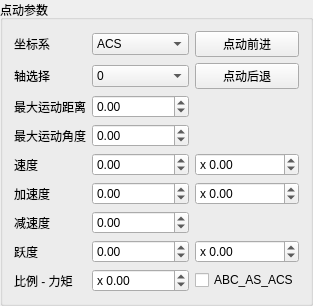
        <widget class="QGroupBox" name="groupBox_27">
         <property name="title">
          <string>点动参数</string>
         </property>
         <layout class="QGridLayout" name="gridLayout_2">
          <item row="0" column="2">
           <widget class="QPushButton" name="btRobotJogFwd">
            <property name="text">
             <string>点动前进</string>
            </property>
            <property name="checkable">
             <bool>false</bool>
            </property>
           </widget>
          </item>
          <item row="4" column="0">
           <widget class="QLabel" name="lbHomeStatus_86">
            <property name="text">
             <string>速度</string>
            </property>
           </widget>
          </item>
          <item row="0" column="1">
           <widget class="QComboBox" name="cbRobotJogCoord">
            <item>
             <property name="text">
              <string>ACS</string>
             </property>
            </item>
            <item>
             <property name="text">
              <string>MCS</string>
             </property>
            </item>
            <item>
             <property name="text">
              <string>WCS</string>
             </property>
            </item>
            <item>
             <property name="text">
              <string>PCS_1</string>
             </property>
            </item>
            <item>
             <property name="text">
              <string>PCS_2</string>
             </property>
            </item>
            <item>
             <property name="text">
              <string>TCS</string>
             </property>
            </item>
           </widget>
          </item>
          <item row="1" column="2">
           <widget class="QPushButton" name="btRobotJogBwd">
            <property name="text">
             <string>点动后退</string>
            </property>
            <property name="checkable">
             <bool>false</bool>
            </property>
           </widget>
          </item>
          <item row="6" column="1">
           <widget class="QDoubleSpinBox" name="txRobotJogDec">
            <property name="readOnly">
             <bool>false</bool>
            </property>
            <property name="decimals">
             <number>2</number>
            </property>
            <property name="minimum">
             <double>-999999.000000000000000</double>
            </property>
            <property name="maximum">
             <double>999999.989999999990687</double>
            </property>
            <property name="value">
             <double>0.000000000000000</double>
            </property>
           </widget>
          </item>
          <item row="4" column="1">
           <widget class="QDoubleSpinBox" name="txRobotJogVel">
            <property name="readOnly">
             <bool>false</bool>
            </property>
            <property name="decimals">
             <number>2</number>
            </property>
            <property name="minimum">
             <double>-999999.000000000000000</double>
            </property>
            <property name="maximum">
             <double>999999.989999999990687</double>
            </property>
            <property name="value">
             <double>0.000000000000000</double>
            </property>
           </widget>
          </item>
          <item row="1" column="1">
           <widget class="QComboBox" name="cbRobotJogAxisSel">
            <item>
             <property name="text">
              <string>0</string>
             </property>
            </item>
            <item>
             <property name="text">
              <string>1</string>
             </property>
            </item>
            <item>
             <property name="text">
              <string>2</string>
             </property>
            </item>
            <item>
             <property name="text">
              <string>3</string>
             </property>
            </item>
            <item>
             <property name="text">
              <string>4</string>
             </property>
            </item>
            <item>
             <property name="text">
              <string>5</string>
             </property>
            </item>
           </widget>
          </item>
          <item row="8" column="2">
           <widget class="QCheckBox" name="ckRobotJogAbcAsAcs">
            <property name="text">
             <string>ABC_AS_ACS</string>
            </property>
           </widget>
          </item>
          <item row="5" column="0">
           <widget class="QLabel" name="lbHomeStatus_90">
            <property name="text">
             <string>加速度</string>
            </property>
           </widget>
          </item>
          <item row="6" column="0">
           <widget class="QLabel" name="lbHomeStatus_91">
            <property name="text">
             <string>减速度</string>
            </property>
           </widget>
          </item>
          <item row="8" column="0">
           <widget class="QLabel" name="lbHomeStatus_97">
            <property name="text">
             <string>比例 - 力矩</string>
            </property>
           </widget>
          </item>
          <item row="7" column="1">
           <widget class="QDoubleSpinBox" name="txRobotJogJerk">
            <property name="readOnly">
             <bool>false</bool>
            </property>
            <property name="decimals">
             <number>2</number>
            </property>
            <property name="minimum">
             <double>-999999.000000000000000</double>
            </property>
            <property name="maximum">
             <double>999999.989999999990687</double>
            </property>
            <property name="value">
             <double>0.000000000000000</double>
            </property>
           </widget>
          </item>
          <item row="2" column="0">
           <widget class="QLabel" name="lbHomeStatus_103">
            <property name="text">
             <string>最大运动距离</string>
            </property>
           </widget>
          </item>
          <item row="4" column="2">
           <widget class="QDoubleSpinBox" name="txRobotJogKVel">
            <property name="wrapping">
             <bool>false</bool>
            </property>
            <property name="readOnly">
             <bool>false</bool>
            </property>
            <property name="prefix">
             <string>x </string>
            </property>
            <property name="decimals">
             <number>2</number>
            </property>
            <property name="minimum">
             <double>-999999.000000000000000</double>
            </property>
            <property name="maximum">
             <double>999999.989999999990687</double>
            </property>
            <property name="stepType">
             <enum>QAbstractSpinBox::DefaultStepType</enum>
            </property>
            <property name="value">
             <double>0.000000000000000</double>
            </property>
           </widget>
          </item>
          <item row="0" column="0">
           <widget class="QLabel" name="lbHomeStatus_102">
            <property name="text">
             <string>坐标系</string>
            </property>
           </widget>
          </item>
          <item row="5" column="1">
           <widget class="QDoubleSpinBox" name="txRobotJogAcc">
            <property name="readOnly">
             <bool>false</bool>
            </property>
            <property name="decimals">
             <number>2</number>
            </property>
            <property name="minimum">
             <double>-999999.000000000000000</double>
            </property>
            <property name="maximum">
             <double>999999.989999999990687</double>
            </property>
            <property name="value">
             <double>0.000000000000000</double>
            </property>
           </widget>
          </item>
          <item row="2" column="1">
           <widget class="QDoubleSpinBox" name="txRobotJogDist">
            <property name="readOnly">
             <bool>false</bool>
            </property>
            <property name="decimals">
             <number>2</number>
            </property>
            <property name="minimum">
             <double>-999999.000000000000000</double>
            </property>
            <property name="maximum">
             <double>999999.989999999990687</double>
            </property>
            <property name="value">
             <double>0.000000000000000</double>
            </property>
           </widget>
          </item>
          <item row="7" column="0">
           <widget class="QLabel" name="lbHomeStatus_92">
            <property name="text">
             <string>跃度</string>
            </property>
           </widget>
          </item>
          <item row="7" column="2">
           <widget class="QDoubleSpinBox" name="txRobotJogKJerk">
            <property name="readOnly">
             <bool>false</bool>
            </property>
            <property name="prefix">
             <string>x </string>
            </property>
            <property name="decimals">
             <number>2</number>
            </property>
            <property name="minimum">
             <double>-999999.000000000000000</double>
            </property>
            <property name="maximum">
             <double>999999.989999999990687</double>
            </property>
            <property name="value">
             <double>0.000000000000000</double>
            </property>
           </widget>
          </item>
          <item row="1" column="0">
           <widget class="QLabel" name="lbHomeStatus_105">
            <property name="text">
             <string>轴选择</string>
            </property>
           </widget>
          </item>
          <item row="8" column="1">
           <widget class="QDoubleSpinBox" name="txRobotJogKTor">
            <property name="readOnly">
             <bool>false</bool>
            </property>
            <property name="prefix">
             <string>x </string>
            </property>
            <property name="decimals">
             <number>2</number>
            </property>
            <property name="minimum">
             <double>-999999.000000000000000</double>
            </property>
            <property name="maximum">
             <double>999999.989999999990687</double>
            </property>
            <property name="value">
             <double>0.000000000000000</double>
            </property>
           </widget>
          </item>
          <item row="5" column="2">
           <widget class="QDoubleSpinBox" name="txRobotJogKAcc">
            <property name="readOnly">
             <bool>false</bool>
            </property>
            <property name="prefix">
             <string>x </string>
            </property>
            <property name="decimals">
             <number>2</number>
            </property>
            <property name="minimum">
             <double>-999999.000000000000000</double>
            </property>
            <property name="maximum">
             <double>999999.989999999990687</double>
            </property>
            <property name="value">
             <double>0.000000000000000</double>
            </property>
           </widget>
          </item>
          <item row="3" column="1">
           <widget class="QDoubleSpinBox" name="txRobotJogAng">
            <property name="readOnly">
             <bool>false</bool>
            </property>
            <property name="decimals">
             <number>2</number>
            </property>
            <property name="minimum">
             <double>-999999.000000000000000</double>
            </property>
            <property name="maximum">
             <double>999999.989999999990687</double>
            </property>
            <property name="value">
             <double>0.000000000000000</double>
            </property>
           </widget>
          </item>
          <item row="3" column="0">
           <widget class="QLabel" name="label_5">
            <property name="text">
             <string>最大运动角度</string>
            </property>
           </widget>
          </item>
         </layout>
        </widget>
